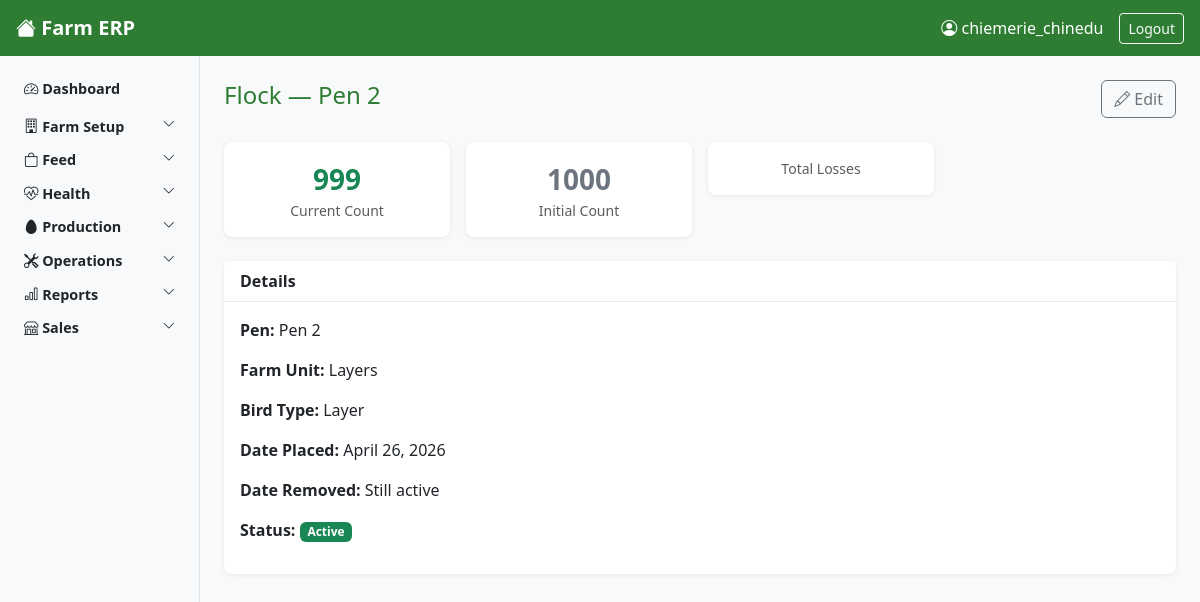
/flocks/1/ (signed in), run on the app's committed database.
### core/models.py (models this page shows, shortened)
class Flock(models.Model):
    BIRD_TYPE_CHOICES = [
        ('layer', 'Layer'),
        ('broiler', 'Broiler'),
    ]
    pen = models.ForeignKey(
        Pen,
        on_delete=models.PROTECT,
        related_name='flocks'
    )
    bird_type = models.CharField(max_length=20, choices=BIRD_TYPE_CHOICES)
    initial_count = models.PositiveIntegerField()
    current_count = models.PositiveIntegerField(editable=False, default=0)
    date_placed = models.DateField()
    date_removed = models.DateField(null=True, blank=True)
    is_active = models.BooleanField(default=True)

class Pen(models.Model):
    name = models.CharField(max_length=100)
    farm_unit = models.ForeignKey(
        FarmUnit,
        on_delete=models.PROTECT,
        related_name='pens'
    )
    capacity = models.PositiveIntegerField()
    is_active = models.BooleanField(default=True)

class FarmUnit(models.Model):
    name = models.CharField(max_length=100)
    description = models.TextField(blank=True)

### core/views.py (the view)
# urls.py: path('flocks/<int:pk>/', views.FlockDetailView.as_view(), name='flock-detail'),
class FlockDetailView(LoginRequiredMixin, DetailView):
    model = Flock
    template_name = 'core/flock_detail.html'
    context_object_name = 'flock'

### core/context_processors.py (called while the page is built, shortened)
def user_role_context(request):
    if request.user.is_authenticated:
        return get_user_context(request.user)

### core/permissions.py (called while the page is built)
def get_worker_role(user):
    try:
        return user.worker_profile.role
    except Exception:
        return None

def get_user_context(user):
    role = get_worker_role(user)
    return {
        'user_role': role,
        'is_pen_worker': role == 'pen_worker',
        'is_supervisor': role in ['supervisor', 'store_keeper'],
        'is_manager': role in ['manager', 'general_manager'],
        'is_director': role == 'director',
        'is_salesperson': role == 'salesperson',
        'is_accountant': role == 'accountant',
        'is_manager_or_above': role in ['manager', 'general_manager', 'director'],
        'is_supervisor_or_above': role in ['supervisor', 'store_keeper', 'manager',
                                            'general_manager', 'director'],
    }

### core/templates/core/flock_detail.html (shortened to what this page needs)
{% extends 'core/base.html' %}
{% block content %}
<div class="d-flex justify-content-between align-items-center mb-4">
    <h4>Flock — {{ flock.pen.name }}</h4>
    <a href="{% url 'flock-update' flock.pk %}" class="btn btn-outline-secondary">
        <i class="bi bi-pencil"></i> Edit
    </a>
</div>
<div class="row g-3 mb-4">
    <div class="col-md-3">
        <div class="card text-center p-3">
            <div class="fs-3 fw-bold text-success">{{ flock.current_count }}</div>
            <div class="text-muted small">Current Count</div>
        </div>
    </div>
    <div class="col-md-3">
        <div class="card text-center p-3">
            <div class="fs-3 fw-bold text-secondary">{{ flock.initial_count }}</div>
            <div class="text-muted small">Initial Count</div>
        </div>
    </div>
    <div class="col-md-3">
        <div class="card text-center p-3">
            <div class="text-muted small">Total Losses</div>
        </div>
    </div>
</div>
<div class="card">
    <div class="card-header">Details</div>
    <div class="card-body">
        <p><strong>Pen:</strong> {{ flock.pen.name }}</p>
        <p><strong>Farm Unit:</strong> {{ flock.pen.farm_unit.name }}</p>
        <p><strong>Bird Type:</strong> {{ flock.get_bird_type_display }}</p>
        <p><strong>Date Placed:</strong> {{ flock.date_placed }}</p>
        <p><strong>Date Removed:</strong> {{ flock.date_removed|default:"Still active" }}</p>
        <p><strong>Status:</strong>
            {% if flock.is_active %}
                <span class="badge bg-success">Active</span>
            {% else %}
                <span class="badge bg-secondary">Closed</span>
            {% endif %}
        </p>
    </div>
</div>
{% endblock %}

### core/templates/core/base.html (shortened to what this page needs)
<!DOCTYPE html>
<html lang="en">
<head>
    <link href="https://cdn.jsdelivr.net/npm/bootstrap@5.3.0/dist/css/bootstrap.min.css" rel="stylesheet">
    <link href="https://cdn.jsdelivr.net/npm/bootstrap-icons@1.10.0/font/bootstrap-icons.css" rel="stylesheet">
    {% load static %}
    <link rel="stylesheet" href="{% static 'core/css/main.css' %}">
</head>
<body>
<nav class="navbar navbar-dark bg-success px-3">
    <div class="d-flex align-items-center">
        <a class="navbar-brand fw-bold" href="{% url 'dashboard' %}">
            <i class="bi bi-house-fill"></i> Farm ERP
        </a>
    </div>
    <div class="d-flex align-items-center text-white">
        <span class="me-3"><i class="bi bi-person-circle"></i> {{ request.user.username }}</span>
        <form method ="post" action="{% url 'logout' %}" class="d-inline">
         <button type="submit" class="btn btn-outline-light btn-sm">Logout</button>
        </form>
    </div>
</nav>
<div class="container-fluid">
    <div class="row">
        <nav class="col-md-2 d-none d-md-block bg-light sidebar py-3 min-vh-100">
            <ul class="nav flex-column">
                <li class="nav-item mb-1">
                    <a class="nav-link text-dark fw-bold" href="{% url 'dashboard' %}">
                        <i class="bi bi-speedometer2"></i> Dashboard
                    </a>
                </li>
                <li class="nav-item">
                    <a class="nav-link text-dark fw-semibold d-flex justify-content-between"
                    data-bs-toggle="collapse" href="#farmSetup" role="button">
                        <span><i class="bi bi-building"></i> Farm Setup</span>
                        <i class="bi bi-chevron-down small"></i>
                    </a>
                </li>
                <li class="nav-item">
                    <a class="nav-link text-dark fw-semibold d-flex justify-content-between"
                    data-bs-toggle="collapse" href="#feedSection" role="button">
                        <span><i class="bi bi-bag"></i> Feed</span>
                        <i class="bi bi-chevron-down small"></i>
                    </a>
                </li>
                <li class="nav-item">
                    <a class="nav-link text-dark fw-semibold d-flex justify-content-between"
                    data-bs-toggle="collapse" href="#healthSection" role="button">
                        <span><i class="bi bi-heart-pulse"></i> Health</span>
                        <i class="bi bi-chevron-down small"></i>
                    </a>
                </li>
                <li class="nav-item">
                    <a class="nav-link text-dark fw-semibold d-flex justify-content-between"
                    data-bs-toggle="collapse" href="#productionSection" role="button">
                        <span><i class="bi bi-egg-fill"></i> Production</span>
                        <i class="bi bi-chevron-down small"></i>
                    </a>
                </li>
                <li class="nav-item">
                    <a class="nav-link text-dark fw-semibold d-flex justify-content-between"
                    data-bs-toggle="collapse" href="#operationsSection" role="button">
                        <span><i class="bi bi-tools"></i> Operations</span>
                        <i class="bi bi-chevron-down small"></i>
                    </a>
                </li>
                {% if is_supervisor_or_above %}
                <li class="nav-item">
                    <a class="nav-link text-dark fw-semibold d-flex justify-content-between"
                    data-bs-toggle="collapse" href="#reportsSection" role="button">
                        <span><i class="bi bi-bar-chart"></i> Reports</span>
                        <i class="bi bi-chevron-down small"></i>
                    </a>
                </li>
                {% endif %}
                <li class="nav-item">
                    <a class="nav-link text-dark fw-semibold d-flex justify-content-between"
                    data-bs-toggle="collapse" href="#salesSection" role="button">
                        <span><i class="bi bi-shop"></i> Sales</span>
                        <i class="bi bi-chevron-down small"></i>
                    </a>
                </li>
            </ul>
        </nav>
        <main class="col-12 col-md-10 px-4 py-4">
            {% block content %}
            {% endblock %}
        </main>
    </div>
</div>
</body>
</html>

### core/templates/core/css/main.css (style rules this page uses)
body { font-family: 'Segoe UI', sans-serif; background-color: #f8f9fa; }
.sidebar { position: sticky; top: 0; height: 100vh; overflow-y: auto; border-right: 1px solid #dee2e6; }
.sidebar .nav-link { padding: 6px 12px; border-radius: 4px; font-size: 0.9rem; }
.card { border: none; box-shadow: 0 1px 4px rgba(0,0,0,0.08); border-radius: 8px; }
.card-header { background-color: #fff; border-bottom: 1px solid #e9ecef; font-weight: 600; }
.navbar { background-color: #2e7d32 !important; }
h4, h5 { color: #2e7d32; }
main { transition: margin-left 0.3s ease; }

### data on the page
Flock: pen.name "Pen 2", current_count "999", initial_count "1000", pen.farm_unit.name "Layers", bird_type "Layer", date_placed "April 26, 2026", date_removed "Still active"

### other printed values
{{ request.user.username }} "chiemerie_chinedu"
